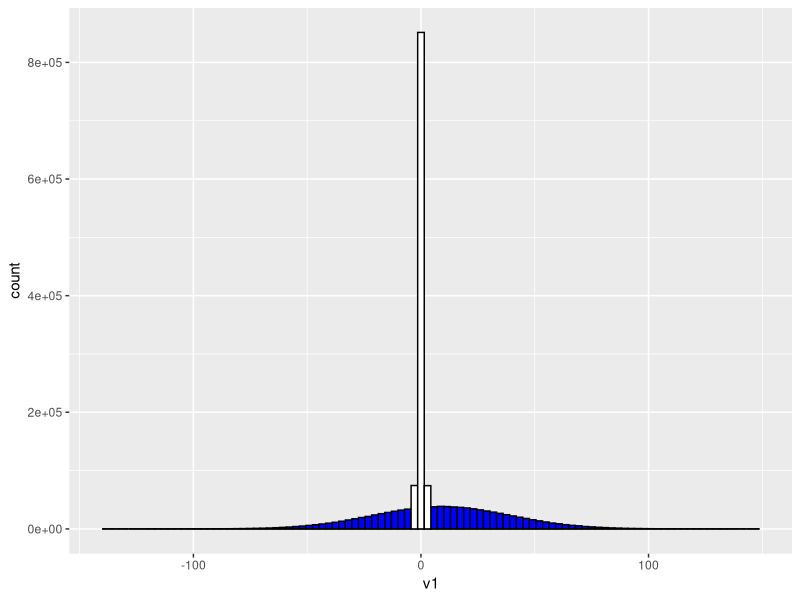
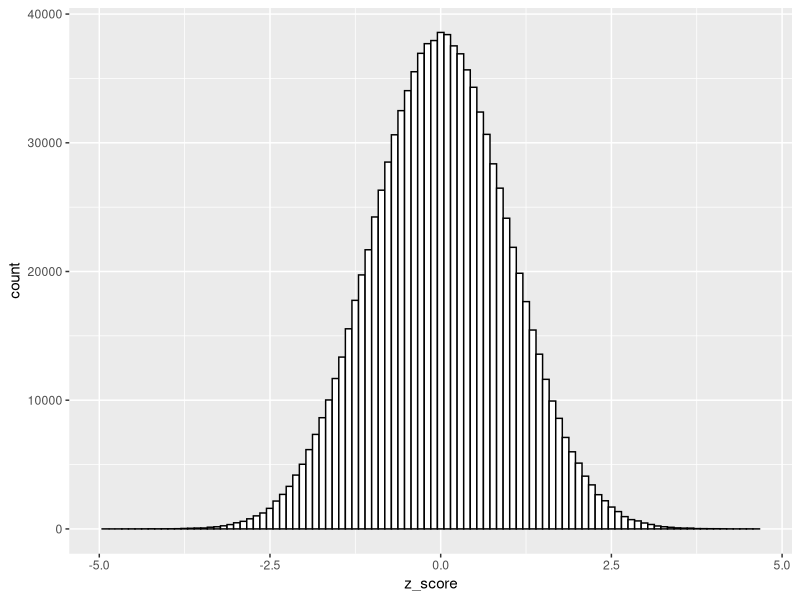
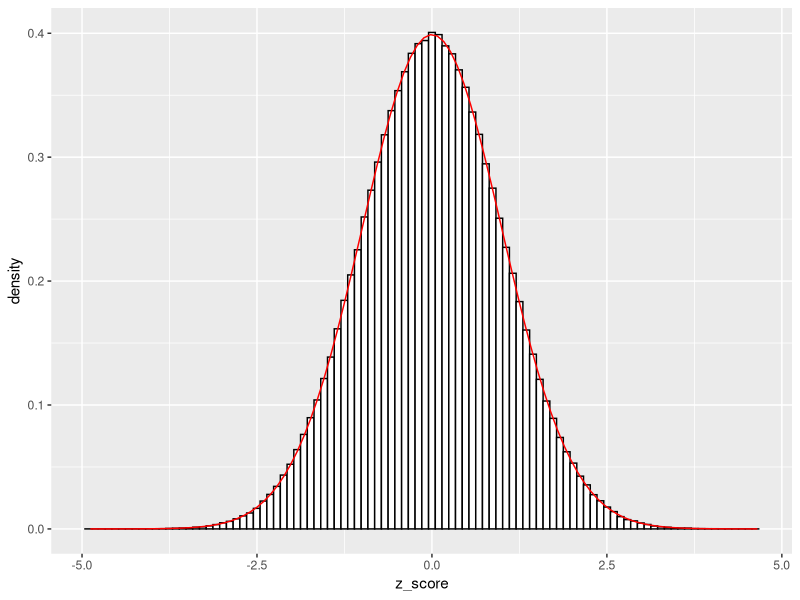
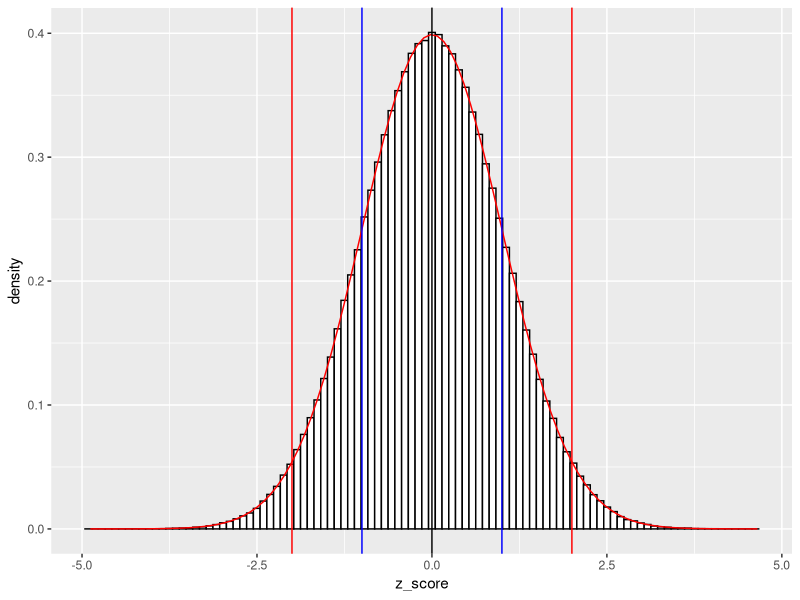

Source code (R) for these figures, in order:
## ---- chunk 1
library(ggplot2)

the_mean <- 9
the_standard_deviation <- 30

set.seed(1) #Q: why we set a seed? For what?
sim_count = 1000000 # generate a random sample of size a million

df <- data.frame(v1 = rnorm(sim_count,
                            mean = the_mean, 
                            sd = the_standard_deviation 
                            ) 
                 )
summary(df)
## ---- chunk 2
set.seed(5)
print(rnorm(5)) # A batch of random numbers
print(rnorm(5)) # Another batch of random numbers
## ---- chunk 3
set.seed(5)
print(rnorm(5)) # The same batch of random numbers
## ---- chunk 4
df$z_score = (df$v1 - mean(df$v1)) / sd(df$v1)
summary(df)
## ---- chunk 5
ggplot(df) + 
    geom_histogram(aes(x = v1, ),
                   colour = "black",
                   bins = 100,
                   fill = "blue") + 
    geom_histogram(aes(x = z_score, ),
                   colour = "black",
                   bins = 100,
                   fill = "white") 
## ---- chunk 6
ggplot(df) + 
    geom_histogram(aes(x = z_score, ),
                   colour = "black",
                   bins = 100,
                   fill = "white") 
## ---- chunk 7
ggplot(df, aes(x = z_score)) + 
geom_histogram(aes(y =..density..),
               colour = "black",
               bins = 100,
               fill = "white") +
    stat_function(fun = dnorm, args = list(mean = mean(df$z_score), sd = sd(df$z_score)), color="red")
## ---- chunk 8
ggplot(df, aes(x = z_score)) + 
geom_histogram(aes(y =..density..),
               colour = "black",
               bins = 100,
               fill = "white") +
    stat_function(fun = dnorm, args = list(mean = mean(df$z_score), sd = sd(df$z_score)), color="red") +
geom_vline(xintercept = 0, color='black') +
    geom_vline(xintercept = sd(df$z_score), color='blue') +
    geom_vline(xintercept = - sd(df$z_score), color='blue') +
    geom_vline(xintercept = sd(df$z_score) * 2, color='red') +
    geom_vline(xintercept = - sd(df$z_score) * 2, color='red')
## ---- chunk 9
# calculate the mean:
the_mean <- mean(df$z_score)
the_mean # This is very close to 0.
## ---- chunk 10
library(dplyr)
# Count the number of rows that has z_score smaller than the mean
count_smaller_than_mean = df %>% filter(z_score <= the_mean) %>%
    summarise(count = n()) 
count_smaller_than_mean$count
## ---- chunk 11
count_smaller_than_mean$count / length(df$z_score)
## ---- chunk 12
# Step 1: get the value "two times its standard deviation"
value_2sd = 2 * sd(df$z_score)
## ---- chunk 13
# Step 2: Count
count_smaller_than_2sd = df %>% filter(z_score <= value_2sd) %>%
    summarise(count = n()) 
count_smaller_than_2sd
## ---- chunk 14
# Step 3: calculate the fraction/probability

count_smaller_than_2sd / length(df$z_score)
## ---- chunk 15
# What does "3rd Qu." mean?
summary(df$z_score)
## ---- chunk 16
count_between_1sd = df %>% filter(z_score <= 0.675059) %>%
    summarise(count = n()) 
count_between_1sd$count / length(df$z_score)
## ---- chunk 17
library(dplyr)
count_between_1sd = df %>% filter(
    z_score <= 1 * sd(z_score) & z_score >= -1 * sd(z_score)) %>%
    summarise(count = n())
count_between_1sd$count / sim_count
